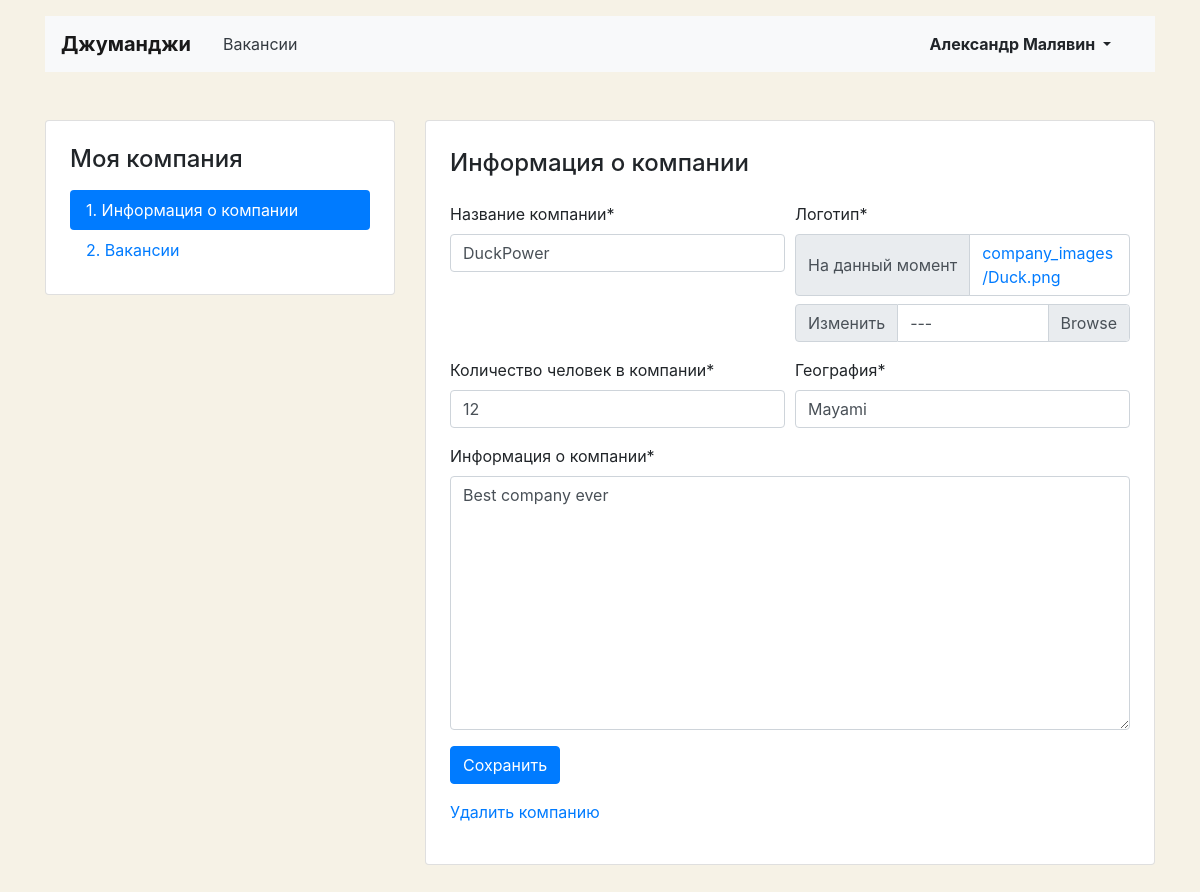
The app's page /mycompany/ (signed in) with its own data.
### main/models.py (models this page shows, shortened)
class Company(models.Model):
    name = models.CharField(max_length=120)
    location = models.CharField(max_length=120)
    logo = models.ImageField(default="https://place-hold.it/100x60", upload_to=MEDIA_COMPANY_IMAGE_DIR)
    description = HTMLField()
    employee_count = models.PositiveIntegerField()
    owner = models.OneToOneField(User, on_delete=models.CASCADE, blank=True, related_name='my_company', null=True)

### main/views/my_company.py (the view, shortened to what this page needs)
# urls.py: path('mycompany/', company.MyCompanyView.as_view(), name='my_company'),
class MyCompanyView(LoginRequiredMixin, View):
    login_url = '/login/'
    redirect_field_name = 'login'
    def get(self, request):
        company = Company.objects.filter(owner=request.user).first()
        if company is None:
            return render(request, 'main/my_company/lets_start.html')
        ctx = {
            'form': CompanyForm(instance=company),
            'updated_data': False,
            'company': company,
        }
        return render(request, 'main/my_company/my_company.html', ctx)

### main/forms.py
class CompanyForm(forms.ModelForm):
    def __init__(self, *args, **kwargs):
        super().__init__(*args, **kwargs)
        self.helper = FormHelper()
        self.helper.form_method = 'post'
        self.helper.layout = Layout(
            Row(
                Column('name'),
                Column('logo'),
            ),
            Row(
                Column('employee_count'),
                Column('location'),
            ),
            'description',
            Submit('submit', 'Сохранить'),
        )
    class Meta:
        model = Company
        fields = ('name', 'location', 'logo', 'description', 'employee_count')
        labels = {
            'name': 'Название компании',
            'location': 'География',
            'logo': 'Логотип',
            'description': 'Информация о компании',
            'employee_count': 'Количество человек в компании',
        }

### main/templates/main/my_company/my_company.html (shortened to what this page needs)
{% extends 'main/base/account_base.html' %}
{% load crispy_forms_tags %}
{% block content %}
  <main class="container mt-3 pb-5">
    <div class="row mt-5">
      {% include 'main/base/account_side_menu.html' %}
      <div class="col-12 col-lg-8">
        <div class="card">
          <div class="card-body px-4 pb-4">
            <section class="tab-pane fade show active">
              <h2 class="h4 pt-2 pb-3">Информация о&nbsp;компании</h2>
              {% crispy  form %}
              {% if company.pk %}
              <div class="form-group mt-3">
                <a href="{% url 'my_company_delete' company.id %}">Удалить компанию</a>
              </div>
              {% endif %}
            </section>
          </div>
        </div>
      </div>
    </div>
  </main>
{% endblock %}

### main/templates/main/base/account_base.html (shortened to what this page needs)
<!DOCTYPE html>
<html lang="ru">
<head>
  <link rel="stylesheet" href="https://stackpath.bootstrapcdn.com/bootstrap/4.3.1/css/bootstrap.min.css">
</head>
<body>
  <header class="container mt-3">
    <nav class="navbar navbar-expand-lg navbar-light bg-light">
      <a class="navbar-brand mr-4 font-weight-bold" href="{% url 'main' %}">Джуманджи</a>
      <div class="collapse navbar-collapse justify-content-between" id="navbarNav">
        <ul class="navbar-nav col-10">
          <li class="nav-item">
            <a class="nav-link text-dark " href="{% url 'vacancies' %}">Вакансии</a>
          </li>
        </ul>
        <ul class="navbar-nav col-2 justify-content-end">
          <li class="nav-item active">
            <div class="btn-group">
              <button type="button" class="btn dropdown-toggle font-weight-bold" data-toggle="dropdown" aria-haspopup="true" aria-expanded="false">
                  {{user.first_name}} {{user.last_name}}
              </button>
            </div>
          </li>
        </ul>
      </div>
    </nav>
  </header>
{% block content %}
{% endblock %}
</body>
</html>

### main/templates/main/base/account_base.html (style rules this page uses)
body { background-color: #F6F2E6; }

### records on screen
Company: name "DuckPower", employee_count "12", location "Mayami", description "Best company ever"

### other values on screen
{{ user.first_name }} "Александр"
{{ user.last_name }} "Малявин"
